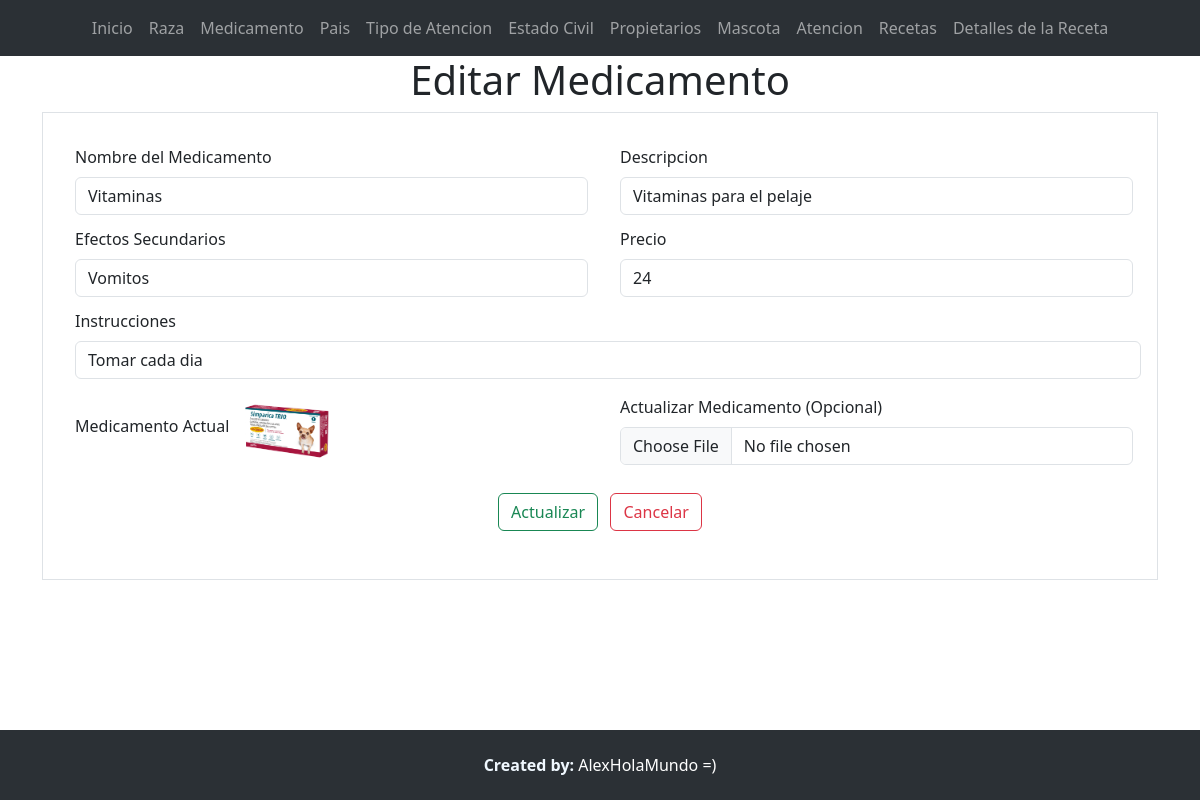
/editarMedicamento/2, run on the app's committed database.
### Aplicaciones/Veterinaria/models.py (models this page shows, shortened)
class Medicamento(models.Model):
    idMedicamento_wt=models.AutoField(primary_key=True)
    nombre_wt=models.CharField(max_length=100)
    descripcion_wt=models.CharField(max_length=100)
    efectosSecundarios_wt=models.CharField(max_length=100)
    precio_wt=models.IntegerField()
    instrucciones_wt=models.CharField(max_length=100)
    imgMedicamento_wt=models.FileField(upload_to='medicamentos', null=True, blank=True)

### Aplicaciones/Veterinaria/views.py (the view)
# urls.py: path('editarMedicamento/<id>',views.editarMedicamento),
def editarMedicamento(request,id):
    medicamentoEditar=Medicamento.objects.get(idMedicamento_wt=id)
    return render(request,'editarMedicamento.html',{'medicamento':medicamentoEditar})

### Aplicaciones/Veterinaria/templates/editarMedicamento.html (shortened to what this page needs)
{% extends "./plantilla.html" %} {% block contenido %} {% load static %}
<h1 class="text-center">Editar Medicamento</h1>
<div class="container">
  <div class="row">
    <div class="col-md-12">
      <form
        class="border p-4"
        action="/actualizarMedicamento/"
        method="POST"
        enctype="multipart/form-data"
      >
        <div class="row">
          <div class="col-md-6">
            <div class="m-1">
              <label for="" class="form-label m-1"
                >Nombre del Medicamento</label
              >
              <input
                type="text"
                required
                class="form-control m-1"
                placeholder="Ej. Paracetamol"
                value="{{medicamento.nombre_wt}}"
                name="nombre_wt"
                id="nombre_wt"
              />
            </div>
          </div>
          <div class="col-md-6">
            <div class="m-1">
              <label for="" class="form-label m-1">Descripcion</label>
              <input
                type="text"
                required
                class="form-control m-1"
                placeholder="Ej. Analgesico"
                value="{{medicamento.descripcion_wt}}"
                name="descripcion_wt"
                id="descripcion_wt"
              />
            </div>
          </div>
        </div>
        <div class="row">
          <div class="col-md-6">
            <div class="m-1">
              <label for="" class="form-label m-1">Efectos Secundarios</label>
              <input
                type="text"
                required
                class="form-control m-1"
                placeholder="Ej. Ninguno"
                value="{{medicamento.efectosSecundarios_wt}}"
                name="efectosSecundarios_wt"
                id="efectosSecundarios_wt"
              />
            </div>
          </div>
          <div class="col-md-6">
            <div class="m-1">
              <label for="" class="form-label m-1">Precio</label>
              <input
                type="number"
                required
                class="form-control m-1"
                placeholder="Ej. 10.00"
                value="{{medicamento.precio_wt}}"
                name="precio_wt"
                id="precio_wt"
              />
            </div>
          </div>
          <div class="m-1">
            <label for="" class="form-label m-1">Instrucciones</label>
            <input
              type="text"
              required
              class="form-control m-1"
              placeholder="Ej. Tomar 1 cada 8 horas"
              value="{{medicamento.instrucciones_wt}}"
              name="instrucciones_wt"
              id="instrucciones_wt"
            />
          </div>
        </div>
        <div class="row">
          <div class="col-md-6">
            <div class="m-1">
              <label for="" class="form-label m-1">Medicamento Actual</label>
              {% if medicamento.imgMedicamento_wt %}
              <a href="{{medicamento.imgMedicamento_wt.url}}" target="_blank">
                <img
                  src="{{medicamento.imgMedicamento_wt.url}}"
                  alt="Medicamento Actual"
                  style="max-width: 200px; max-height: 200px"
                />
              </a>
              {% else %}
              <b>No hay medicamento asociado</b>
              {% endif %}
            </div>
          </div>
          <div class="col-md-6">
            <div class="m-1">
              <label for="" class="form-label m-1"
                >Actualizar Medicamento (Opcional)</label
              >
              <input
                type="file"
                accept="image/*"
                class="form-control m-1"
                name="imgMedicamento_wt"
                id="imgMedicamento_wt"
              />
            </div>
          </div>
        </div>
        <center class="m-4">
          <button type="submit" name="button" class="btn btn-outline-success">
            Actualizar</button
          >&nbsp;&nbsp;
          <a href="/listaMedicamento" class="btn btn-outline-danger">
            Cancelar
          </a>
        </center>
      </form>
    </div>
  </div>
</div>
{% endblock %}

### crudDjango/static/css/styles.css (style rules this page uses)
img { width: 100px; object-position: center; border-radius: 10px; }
body { margin: 0; padding: 0; margin-bottom: 70px; }

### data on the page
Medicamento: nombre_wt "Vitaminas", descripcion_wt "Vitaminas para el pelaje", efectosSecundarios_wt "Vomitos", precio_wt "24", instrucciones_wt "Tomar cada dia", imgMedicamento_wt (picture)
